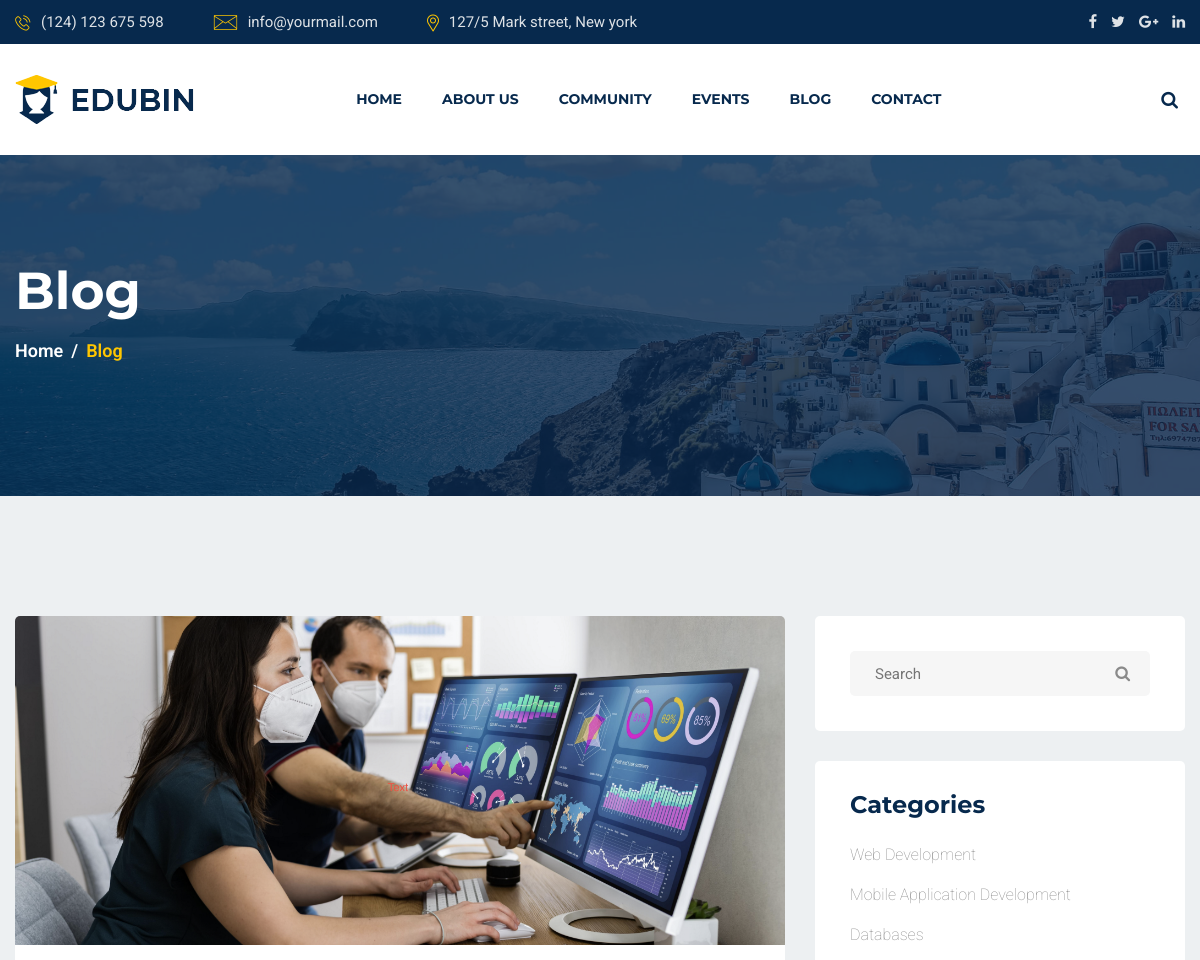
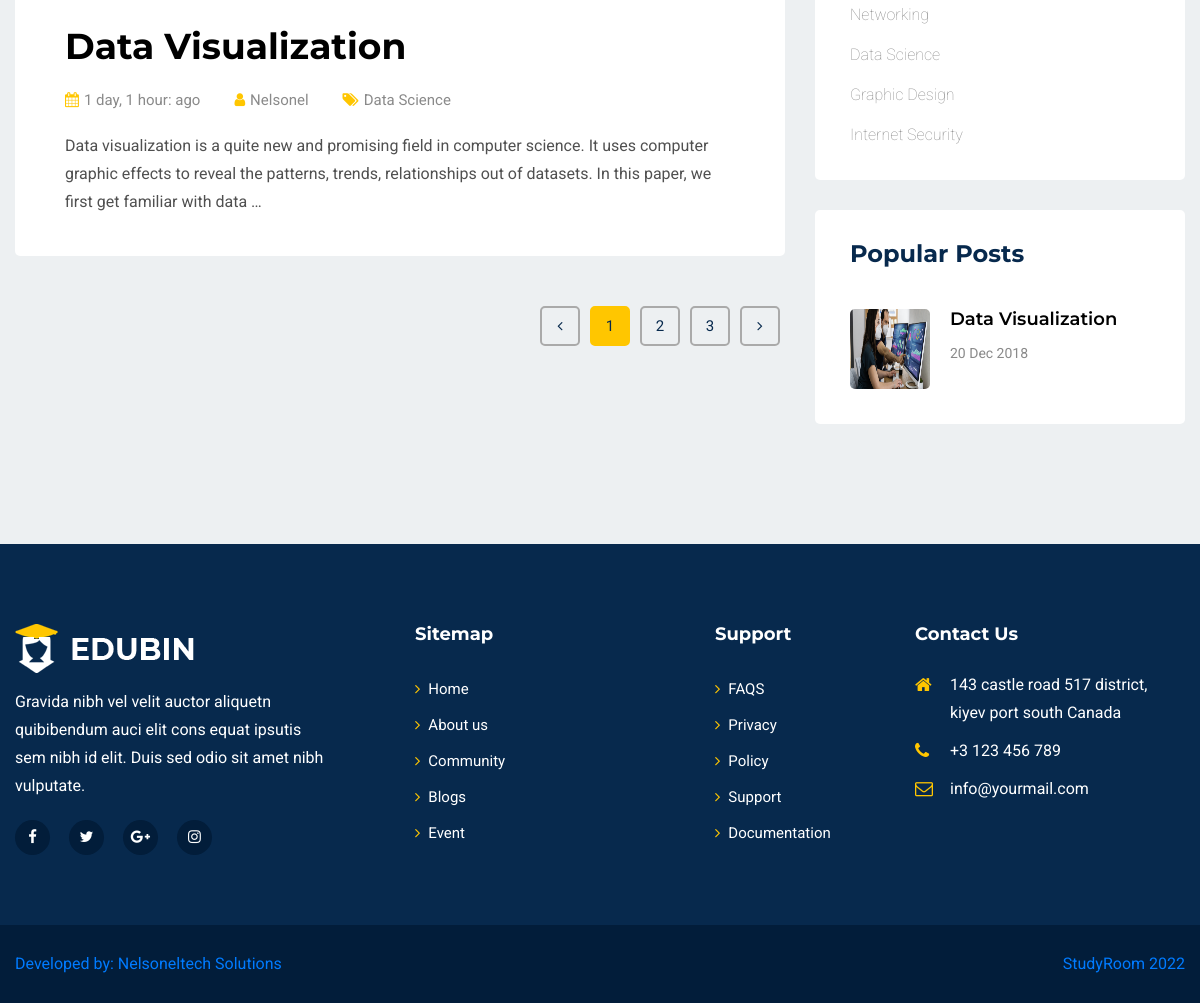
Screenshot of /blog/ with the database file from the repository (2 pictures, top to bottom).
### base/models.py (models this page shows, shortened)
class Blog(models.Model):
    host = models.ForeignKey(User, on_delete=models.SET_NULL, null=True)
    category = models.ForeignKey(
        Category, on_delete=models.SET_NULL, null=True)
    title = models.CharField(max_length=200)
    body = models.TextField(null=True, blank=True)
    image = models.ImageField(upload_to='image', null=True)
    updated = models.DateTimeField(auto_now=True)
    created = models.DateTimeField(auto_now_add=True)
    class Meta:
        ordering = ['-updated', '-created']

class Category(models.Model):
    name = models.CharField(max_length=200)
    def __str__(self):
        return self.name

### base/views.py (the view)
# urls.py: path('blog/', views.blog, name='blog'),
def blog(request):
    blogs = Blog.objects.all()
    comments = Comment.objects.all()
    topics = Category.objects.all()
    context = {'blogs': blogs, 'topics': topics, 'comments': comments}
    return render(request, 'base/blog.html', context)

### base/templates/base/blog.html
{% extends 'main.html' %}
{% block content %}
{% load static %}
<section id="page-banner" class="pt-105 pb-130 bg_cover" data-overlay="8"
    style="background-image: url({% static 'images/page-banner-4.jpg' %})">
    <div class="container">
        <div class="row">
            <div class="col-lg-12">
                <div class="page-banner-cont">
                    <h2>Blog</h2>
                    <nav aria-label="breadcrumb">
                        <ol class="breadcrumb">
                            <li class="breadcrumb-item"><a href="#">Home</a></li>
                            <li class="breadcrumb-item active" aria-current="page">Blog</li>
                        </ol>
                    </nav>
                </div>
            </div>
        </div>
    </div>
</section>
<section id="blog-page" class="pt-90 pb-120 gray-bg">
    <div class="container">
        <div class="row">
            <div class="col-lg-8">
                {% for blog in blogs %}
                <div class="singel-blog mt-30">
                    <div class="blog-thum">
                        <img src="{{blog.image.url}}" alt="Blog">
                    </div>
                    <div class="blog-cont">
                        <a href="{% url 'blogSingle' blog.id %}">
                            <h3>{{blog.title}}</h3>
                        </a>
                        <ul>
                            <li><a href="#"><i class="fa fa-calendar"></i>{{blog.created | timesince}}: ago</a></li>
                            <li><a href="#"><i class="fa fa-user"></i>{{blog.host}}</a></li>
                            <li><a href="#"><i class="fa fa-tags"></i>{{blog.category}}</a></li>
                        </ul>
                        <p>{{blog.body |truncatewords:35}}</p>
                    </div>
                </div>
                {% endfor %}
                <nav class="courses-pagination mt-50">
                    <ul class="pagination justify-content-lg-end justify-content-center">
                        <li class="page-item">
                            <a href="#" aria-label="Previous">
                                <i class="fa fa-angle-left"></i>
                            </a>
                        </li>
                        <li class="page-item"><a class="active" href="#">1</a></li>
                        <li class="page-item"><a href="#">2</a></li>
                        <li class="page-item"><a href="#">3</a></li>
                        <li class="page-item">
                            <a href="#" aria-label="Next">
                                <i class="fa fa-angle-right"></i>
                            </a>
                        </li>
                    </ul>
                </nav>
            </div>
            <div class="col-lg-4">
                <div class="saidbar">
                    <div class="row">
                        <div class="col-lg-12 col-md-6">
                            <div class="saidbar-search mt-30">
                                <form action="#">
                                    <input type="text" placeholder="Search">
                                    <button type="button"><i class="fa fa-search"></i></button>
                                </form>
                            </div>
                            <div class="categories mt-30">
                                <h4>Categories</h4>
                                <ul>
                                    {% for cat in topics %}
                                    <li><a href="#">{{cat.name}}</a></li>
                                    {% endfor %}
                                </ul>
                            </div>
                        </div>
                        <div class="col-lg-12 col-md-6">
                            <div class="saidbar-post mt-30">
                                <h4>Popular Posts</h4>
                                <ul>
                                    <li>
                                        <a href="#">
                                            <div class="singel-post">
                                                <div class="thum">
                                                    <img src="{{blog.image.url}}" width="80" height="80" alt="Blog">
                                                </div>
                                                <div class="cont">
                                                    <h6>{{blog.title}}</h6>
                                                    <span>20 Dec 2018</span>
                                                </div>
                                            </div>
                                        </a>
                                    </li>
                                </ul>
                            </div>
                        </div>
                    </div>
                </div>
            </div>
        </div>
    </div>
</section>
{% endblock %}

### assets/css/default.css (style rules this page uses)
.mt-30 { margin-top: 30px; }
.mt-50 { margin-top: 50px; }
.pt-90 { padding-top: 90px; }
.pt-105 { padding-top: 105px; }
.pb-120 { padding-bottom: 120px; }
.pb-130 { padding-bottom: 130px; }
.gray-bg { background: #edf0f2; }
[data-overlay] { position: relative; }
[data-overlay]::before { background: #07294d none repeat scroll 0 0; content: ""; height: 100%; left: 0; position: absolute; top: 0; width: 100%; z-index: 1; }
[data-overlay="8"]::before { opacity: 0.8; }

### rows the page displays
Blog: image (picture), title "Data Visualization", created "1 day, 1 hour", host "Nelsonel", category "Data Science", body "Data visualization is a quite new and promising field in computer science. It uses computer graphic effects to reveal the patterns, trends, relationships out of datasets. In this paper, we first get familiar with data …"
Category: name "Web Development"
Category: name "Mobile Application Development"
Category: name "Databases"
Category: name "Networking"
Category: name "Data Science"
Category: name "Graphic Design"
Category: name "Internet Security"
